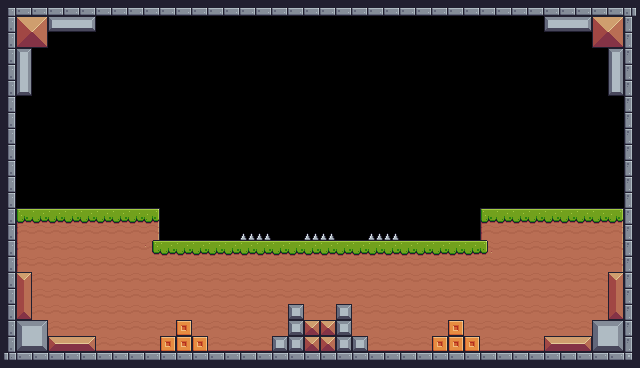

Rendered tile map (Tiled .tmx) drawn with the repository's tilesets; below, a short description and the full map source, tile grids included:
An orthogonal 40x23 tile map with 16x16 px tiles, 2 tile layers (StaticTiles, SpikeTilesBottom), 4 tilesets and 19 objects (18x Apple, Player).

<map version="1.5" tiledversion="1.7.2" orientation="orthogonal" renderorder="right-down" width="40" height="23" tilewidth="16" tileheight="16" infinite="0" nextlayerid="20" nextobjectid="46">
 <tileset firstgid="1" source="TileSets/Terrain (16x16).tsx" />
 <tileset firstgid="243" source="TileSets/DamageTiles.tsx" />
 <tileset firstgid="256" source="TileSets/Fruits.tsx" />
 <tileset firstgid="261" source="TileSets/Player.tsx" />
 <layer id="1" name="StaticTiles" width="40" height="23">
  <data encoding="csv">
4,46,46,46,46,46,46,46,46,46,46,46,46,46,46,46,46,46,46,46,46,46,46,46,46,46,46,46,46,46,46,46,46,46,46,46,46,46,46,5,
25,36,37,101,102,103,0,0,0,0,0,0,0,0,0,0,0,0,0,0,0,0,0,0,0,0,0,0,0,0,0,0,0,0,101,102,103,36,37,23,
25,58,59,0,0,0,0,0,0,0,0,0,0,0,0,0,0,0,0,0,0,0,0,0,0,0,0,0,0,0,0,0,0,0,0,0,0,58,59,23,
25,104,0,0,0,0,0,0,0,0,0,0,0,0,0,0,0,0,0,0,0,0,0,0,0,0,0,0,0,0,0,0,0,0,0,0,0,0,104,23,
25,126,0,0,0,0,0,0,0,0,0,0,0,0,0,0,0,0,0,0,0,0,0,0,0,0,0,0,0,0,0,0,0,0,0,0,0,0,126,23,
25,148,0,0,0,0,0,0,0,0,0,0,0,0,0,0,0,0,0,0,0,0,0,0,0,0,0,0,0,0,0,0,0,0,0,0,0,0,148,23,
25,0,0,0,0,0,0,0,0,0,0,0,0,0,0,0,0,0,0,0,0,0,0,0,0,0,0,0,0,0,0,0,0,0,0,0,0,0,0,23,
25,0,0,0,0,0,0,0,0,0,0,0,0,0,0,0,0,0,0,0,0,0,0,0,0,0,0,0,0,0,0,0,0,0,0,0,0,0,0,23,
25,0,0,0,0,0,0,0,0,0,0,0,0,0,0,0,0,0,0,0,0,0,0,0,0,0,0,0,0,0,0,0,0,0,0,0,0,0,0,23,
25,0,0,0,0,0,0,0,0,0,0,0,0,0,0,0,0,0,0,0,0,0,0,0,0,0,0,0,0,0,0,0,0,0,0,0,0,0,0,23,
25,0,0,0,0,0,0,0,0,0,0,0,0,0,0,0,0,0,0,0,0,0,0,0,0,0,0,0,0,0,0,0,0,0,0,0,0,0,0,23,
25,0,0,0,0,0,0,0,0,0,0,0,0,0,0,0,0,0,0,0,0,0,0,0,0,0,0,0,0,0,0,0,0,0,0,0,0,0,0,23,
25,0,0,0,0,0,0,0,0,0,0,0,0,0,0,0,0,0,0,0,0,0,0,0,0,0,0,0,0,0,0,0,0,0,0,0,0,0,0,23,
25,7,8,8,8,8,8,8,8,9,0,0,0,0,0,0,0,0,0,0,0,0,0,0,0,0,0,0,0,0,7,8,8,8,8,8,8,8,9,23,
25,29,30,30,30,30,30,30,30,31,0,0,0,0,0,0,0,0,0,0,0,0,0,0,0,0,0,0,0,0,29,30,30,30,30,30,30,30,31,23,
25,29,30,30,30,30,30,30,30,32,8,8,8,8,8,8,8,8,8,8,8,8,8,8,8,8,8,8,8,8,33,30,30,30,30,30,30,30,31,23,
25,29,30,30,30,30,30,30,30,30,30,30,30,30,30,30,30,30,30,30,30,30,30,30,30,30,30,30,30,30,30,30,30,30,30,30,30,30,31,23,
25,16,30,30,30,30,30,30,30,30,30,30,30,30,30,30,30,30,30,30,30,30,30,30,30,30,30,30,30,30,30,30,30,30,30,30,30,30,16,23,
25,38,30,30,30,30,30,30,30,30,30,30,30,30,30,30,30,30,30,30,30,30,30,30,30,30,30,30,30,30,30,30,30,30,30,30,30,30,38,23,
25,60,30,30,30,30,30,30,30,30,30,30,30,30,30,30,30,30,123,30,30,123,30,30,30,30,30,30,30,30,30,30,30,30,30,30,30,30,60,23,
25,124,125,30,30,30,30,30,30,30,30,211,30,30,30,30,30,30,123,35,35,123,30,30,30,30,30,30,211,30,30,30,30,30,30,30,30,124,125,23,
25,146,147,13,14,15,52,52,52,52,211,211,211,52,52,52,52,123,123,35,35,123,123,52,52,52,52,211,211,211,52,52,52,52,13,14,15,146,147,23,
26,2,2,2,2,2,2,2,2,2,2,2,2,2,2,2,2,2,2,2,2,2,2,2,2,2,2,2,2,2,2,2,2,2,2,2,2,2,2,27
</data>
 </layer>
 <objectgroup id="15" name="Player">
  <object id="24" name="Player" gid="261" x="64" y="144" width="32" height="32" />
 </objectgroup>
 <layer id="3" name="SpikeTilesBottom" width="40" height="23">
  <data encoding="csv">
0,0,0,0,0,0,0,0,0,0,0,0,0,0,0,0,0,0,0,0,0,0,0,0,0,0,0,0,0,0,0,0,0,0,0,0,0,0,0,0,
0,0,0,0,0,0,0,0,0,0,0,0,0,0,0,0,0,0,0,0,0,0,0,0,0,0,0,0,0,0,0,0,0,0,0,0,0,0,0,0,
0,0,0,0,0,0,0,0,0,0,0,0,0,0,0,0,0,0,0,0,0,0,0,0,0,0,0,0,0,0,0,0,0,0,0,0,0,0,0,0,
0,0,0,0,0,0,0,0,0,0,0,0,0,0,0,0,0,0,0,0,0,0,0,0,0,0,0,0,0,0,0,0,0,0,0,0,0,0,0,0,
0,0,0,0,0,0,0,0,0,0,0,0,0,0,0,0,0,0,0,0,0,0,0,0,0,0,0,0,0,0,0,0,0,0,0,0,0,0,0,0,
0,0,0,0,0,0,0,0,0,0,0,0,0,0,0,0,0,0,0,0,0,0,0,0,0,0,0,0,0,0,0,0,0,0,0,0,0,0,0,0,
0,0,0,0,0,0,0,0,0,0,0,0,0,0,0,0,0,0,0,0,0,0,0,0,0,0,0,0,0,0,0,0,0,0,0,0,0,0,0,0,
0,0,0,0,0,0,0,0,0,0,0,0,0,0,0,0,0,0,0,0,0,0,0,0,0,0,0,0,0,0,0,0,0,0,0,0,0,0,0,0,
0,0,0,0,0,0,0,0,0,0,0,0,0,0,0,0,0,0,0,0,0,0,0,0,0,0,0,0,0,0,0,0,0,0,0,0,0,0,0,0,
0,0,0,0,0,0,0,0,0,0,0,0,0,0,0,0,0,0,0,0,0,0,0,0,0,0,0,0,0,0,0,0,0,0,0,0,0,0,0,0,
0,0,0,0,0,0,0,0,0,0,0,0,0,0,0,0,0,0,0,0,0,0,0,0,0,0,0,0,0,0,0,0,0,0,0,0,0,0,0,0,
0,0,0,0,0,0,0,0,0,0,0,0,0,0,0,0,0,0,0,0,0,0,0,0,0,0,0,0,0,0,0,0,0,0,0,0,0,0,0,0,
0,0,0,0,0,0,0,0,0,0,0,0,0,0,0,0,0,0,0,0,0,0,0,0,0,0,0,0,0,0,0,0,0,0,0,0,0,0,0,0,
0,0,0,0,0,0,0,0,0,0,0,0,0,0,0,0,0,0,0,0,0,0,0,0,0,0,0,0,0,0,0,0,0,0,0,0,0,0,0,0,
0,0,0,0,0,0,0,0,0,0,0,0,0,0,0,243,243,0,0,243,243,0,0,243,243,0,0,0,0,0,0,0,0,0,0,0,0,0,0,0,
0,0,0,0,0,0,0,0,0,0,0,0,0,0,0,0,0,0,0,0,0,0,0,0,0,0,0,0,0,0,0,0,0,0,0,0,0,0,0,0,
0,0,0,0,0,0,0,0,0,0,0,0,0,0,0,0,0,0,0,0,0,0,0,0,0,0,0,0,0,0,0,0,0,0,0,0,0,0,0,0,
0,0,0,0,0,0,0,0,0,0,0,0,0,0,0,0,0,0,0,0,0,0,0,0,0,0,0,0,0,0,0,0,0,0,0,0,0,0,0,0,
0,0,0,0,0,0,0,0,0,0,0,0,0,0,0,0,0,0,0,0,0,0,0,0,0,0,0,0,0,0,0,0,0,0,0,0,0,0,0,0,
0,0,0,0,0,0,0,0,0,0,0,0,0,0,0,0,0,0,0,0,0,0,0,0,0,0,0,0,0,0,0,0,0,0,0,0,0,0,0,0,
0,0,0,0,0,0,0,0,0,0,0,0,0,0,0,0,0,0,0,0,0,0,0,0,0,0,0,0,0,0,0,0,0,0,0,0,0,0,0,0,
0,0,0,0,0,0,0,0,0,0,0,0,0,0,0,0,0,0,0,0,0,0,0,0,0,0,0,0,0,0,0,0,0,0,0,0,0,0,0,0,
0,0,0,0,0,0,0,0,0,0,0,0,0,0,0,0,0,0,0,0,0,0,0,0,0,0,0,0,0,0,0,0,0,0,0,0,0,0,0,0
</data>
 </layer>
 <objectgroup id="14" name="Fruits">
  <object id="5" name="Fruits" type="Apple" gid="256" x="192" y="240" width="32" height="32" />
  <object id="6" name="Fruits" type="Apple" gid="256" x="176" y="240" width="32" height="32" />
  <object id="7" name="Fruits" type="Apple" gid="256" x="208" y="240" width="32" height="32" />
  <object id="8" name="Fruits" type="Apple" gid="256" x="240" y="208" width="32" height="32" />
  <object id="9" name="Fruits" type="Apple" gid="256" x="272" y="240" width="32" height="32" />
  <object id="10" name="Fruits" type="Apple" gid="256" x="304" y="208" width="32" height="32" />
  <object id="11" name="Fruits" type="Apple" gid="256" x="368" y="208" width="32" height="32" />
  <object id="12" name="Fruits" type="Apple" gid="256" x="336" y="240" width="32" height="32" />
  <object id="13" name="Fruits" type="Apple" gid="256" x="400" y="240" width="32" height="32" />
  <object id="14" name="Fruits" type="Apple" gid="256" x="416" y="240" width="32" height="32" />
  <object id="15" name="Fruits" type="Apple" gid="256" x="432" y="240" width="32" height="32" />
  <object id="16" name="Fruits" type="Apple" gid="256" x="480" y="208" width="32" height="32" />
  <object id="17" name="Fruits" type="Apple" gid="256" x="496" y="192" width="32" height="32" />
  <object id="18" name="Fruits" type="Apple" gid="256" x="512" y="208" width="32" height="32" />
  <object id="19" name="Fruits" type="Apple" gid="256" x="528" y="192" width="32" height="32" />
  <object id="20" name="Fruits" type="Apple" gid="256" x="544" y="208" width="32" height="32" />
  <object id="21" name="Fruits" type="Apple" gid="256" x="560" y="192" width="32" height="32" />
  <object id="22" name="Fruits" type="Apple" gid="256" x="576" y="208" width="32" height="32" />
 </objectgroup>
</map>
